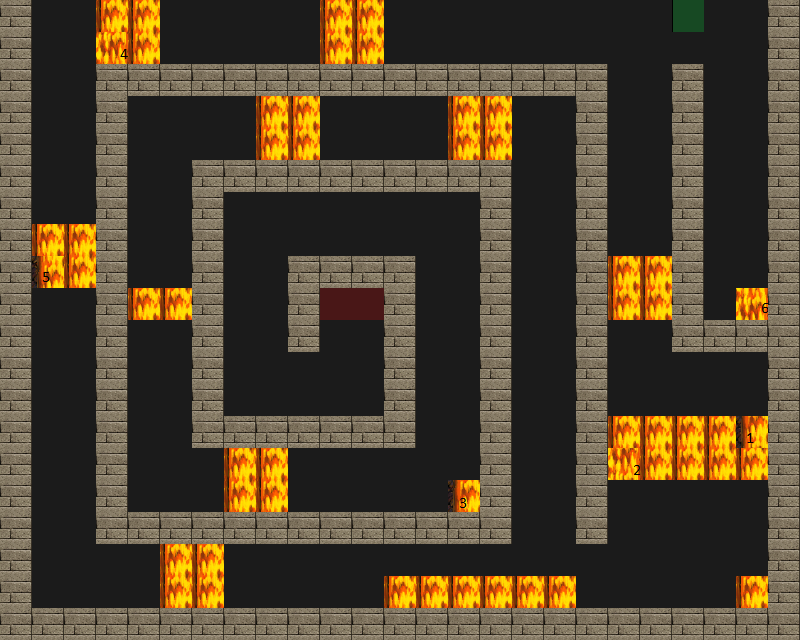

A level layout from a 2D game, rendered from its tile map. Below: a short description, then the map file with its tile-grid data intact:
An orthogonal 25x20 tile map with 32x32 px tiles, 4 tile layers (Road, Trap, Wall, Utility), 4 tilesets.

<map version="1.0" tiledversion="1.1.5" orientation="orthogonal" renderorder="right-down" width="25" height="20" tilewidth="32" tileheight="32" infinite="0" nextobjectid="1">
 <tileset firstgid="1" source="tilesets/meta.tsx" />
 <tileset firstgid="3" source="tilesets/road.tsx" />
 <tileset firstgid="4" source="tilesets/traps.tsx" />
 <tileset firstgid="196" source="tilesets/wallsandroofs.tsx" />
 <layer name="Road" width="25" height="20" locked="1">
  <data encoding="csv">
3,3,3,3,3,3,3,3,3,3,3,3,3,3,3,3,3,3,3,3,3,3,3,3,3,
3,3,3,3,3,3,3,3,3,3,3,3,3,3,3,3,3,3,3,3,3,3,3,3,3,
3,3,3,3,3,3,3,3,3,3,3,3,3,3,3,3,3,3,3,3,3,3,3,3,3,
3,3,3,3,3,3,3,3,3,3,3,3,3,3,3,3,3,3,3,3,3,3,3,3,3,
3,3,3,3,3,3,3,3,3,3,3,3,3,3,3,3,3,3,3,3,3,3,3,3,3,
3,3,3,3,3,3,3,3,3,3,3,3,3,3,3,3,3,3,3,3,3,3,3,3,3,
3,3,3,3,3,3,3,3,3,3,3,3,3,3,3,3,3,3,3,3,3,3,3,3,3,
3,3,3,3,3,3,3,3,3,3,3,3,3,3,3,3,3,3,3,3,3,3,3,3,3,
3,3,3,3,3,3,3,3,3,3,3,3,3,3,3,3,3,3,3,3,3,3,3,3,3,
3,3,3,3,3,3,3,3,3,3,3,3,3,3,3,3,3,3,3,3,3,3,3,3,3,
3,3,3,3,3,3,3,3,3,3,3,3,3,3,3,3,3,3,3,3,3,3,3,3,3,
3,3,3,3,3,3,3,3,3,3,3,3,3,3,3,3,3,3,3,3,3,3,3,3,3,
3,3,3,3,3,3,3,3,3,3,3,3,3,3,3,3,3,3,3,3,3,3,3,3,3,
3,3,3,3,3,3,3,3,3,3,3,3,3,3,3,3,3,3,3,3,3,3,3,3,3,
3,3,3,3,3,3,3,3,3,3,3,3,3,3,3,3,3,3,3,3,3,3,3,3,3,
3,3,3,3,3,3,3,3,3,3,3,3,3,3,3,3,3,3,3,3,3,3,3,3,3,
3,3,3,3,3,3,3,3,3,3,3,3,3,3,3,3,3,3,3,3,3,3,3,3,3,
3,3,3,3,3,3,3,3,3,3,3,3,3,3,3,3,3,3,3,3,3,3,3,3,3,
3,3,3,3,3,3,3,3,3,3,3,3,3,3,3,3,3,3,3,3,3,3,3,3,3,
3,3,3,3,3,3,3,3,3,3,3,3,3,3,3,3,3,3,3,3,3,3,3,3,3
</data>
 </layer>
 <layer name="Trap" width="25" height="20">
  <data encoding="csv">
0,0,0,178,178,0,0,0,0,0,178,178,0,0,0,0,0,0,0,0,0,0,0,0,0,
0,0,0,177,178,0,0,0,0,0,178,178,0,0,0,0,0,0,0,0,0,0,0,0,0,
0,0,0,0,0,0,0,0,0,0,0,0,0,0,0,0,0,0,0,0,0,0,0,0,0,
0,0,0,0,0,0,0,0,178,178,0,0,0,0,178,178,0,0,0,0,0,0,0,0,0,
0,0,0,0,0,0,0,0,178,178,0,0,0,0,178,178,0,0,0,0,0,0,0,0,0,
0,0,0,0,0,0,0,0,0,0,0,0,0,0,0,0,0,0,0,0,0,0,0,0,0,
0,0,0,0,0,0,0,0,0,0,0,0,0,0,0,0,0,0,0,0,0,0,0,0,0,
0,178,178,0,0,0,0,0,0,0,0,0,0,0,0,0,0,0,0,0,0,0,0,0,0,
0,192,178,0,0,0,0,0,0,0,0,0,0,0,0,0,0,0,0,178,178,0,0,0,0,
0,0,0,0,178,178,0,0,0,0,0,0,0,0,0,0,0,0,0,178,178,0,0,193,0,
0,0,0,0,0,0,0,0,0,0,0,0,0,0,0,0,0,0,0,0,0,0,0,0,0,
0,0,0,0,0,0,0,0,0,0,0,0,0,0,0,0,0,0,0,0,0,0,0,0,0,
0,0,0,0,0,0,0,0,0,0,0,0,0,0,0,0,0,0,0,0,0,0,0,0,0,
0,0,0,0,0,0,0,0,0,0,0,0,0,0,0,0,0,0,0,178,178,178,178,160,0,
0,0,0,0,0,0,0,178,178,0,0,0,0,0,0,0,0,0,0,161,178,178,178,178,0,
0,0,0,0,0,0,0,178,178,0,0,0,0,0,176,0,0,0,0,0,0,0,0,0,0,
0,0,0,0,0,0,0,0,0,0,0,0,0,0,0,0,0,0,0,0,0,0,0,0,0,
0,0,0,0,0,178,178,0,0,0,0,0,0,0,0,0,0,0,0,0,0,0,0,0,0,
0,0,0,0,0,178,178,0,0,0,0,0,178,178,178,178,178,178,0,0,0,0,0,178,0,
0,0,0,0,0,0,0,0,0,0,0,0,0,0,0,0,0,0,0,0,0,0,0,0,0
</data>
 </layer>
 <layer name="Wall" width="25" height="20" locked="1">
  <data encoding="csv">
262,0,0,0,0,0,0,0,0,0,0,0,0,0,0,0,0,0,0,0,0,0,0,0,262,
262,0,0,0,0,0,0,0,0,0,0,0,0,0,0,0,0,0,0,0,0,0,0,0,262,
262,0,0,262,262,262,262,262,262,262,262,262,262,262,262,262,262,262,262,0,0,262,0,0,262,
262,0,0,262,0,0,0,0,0,0,0,0,0,0,0,0,0,0,262,0,0,262,0,0,262,
262,0,0,262,0,0,0,0,0,0,0,0,0,0,0,0,0,0,262,0,0,262,0,0,262,
262,0,0,262,0,0,262,262,262,262,262,262,262,262,262,262,0,0,262,0,0,262,0,0,262,
262,0,0,262,0,0,262,0,0,0,0,0,0,0,0,262,0,0,262,0,0,262,0,0,262,
262,0,0,262,0,0,262,0,0,0,0,0,0,0,0,262,0,0,262,0,0,262,0,0,262,
262,0,0,262,0,0,262,0,0,262,262,262,262,0,0,262,0,0,262,0,0,262,0,0,262,
262,0,0,262,0,0,262,0,0,262,0,0,262,0,0,262,0,0,262,0,0,262,0,0,262,
262,0,0,262,0,0,262,0,0,262,0,0,262,0,0,262,0,0,262,0,0,262,262,262,262,
262,0,0,262,0,0,262,0,0,0,0,0,262,0,0,262,0,0,262,0,0,0,0,0,262,
262,0,0,262,0,0,262,0,0,0,0,0,262,0,0,262,0,0,262,0,0,0,0,0,262,
262,0,0,262,0,0,262,262,262,262,262,262,262,0,0,262,0,0,262,0,0,0,0,0,262,
262,0,0,262,0,0,0,0,0,0,0,0,0,0,0,262,0,0,262,0,0,0,0,0,262,
262,0,0,262,0,0,0,0,0,0,0,0,0,0,0,262,0,0,262,0,0,0,0,0,262,
262,0,0,262,262,262,262,262,262,262,262,262,262,262,262,262,0,0,262,0,0,0,0,0,262,
262,0,0,0,0,0,0,0,0,0,0,0,0,0,0,0,0,0,0,0,0,0,0,0,262,
262,0,0,0,0,0,0,0,0,0,0,0,0,0,0,0,0,0,0,0,0,0,0,0,262,
262,262,262,262,262,262,262,262,262,262,262,262,262,262,262,262,262,262,262,262,262,262,262,262,262
</data>
 </layer>
 <layer name="Utility" width="25" height="20">
  <data encoding="csv">
0,0,0,0,0,0,0,0,0,0,0,0,0,0,0,0,0,0,0,0,0,2,0,0,0,
0,0,0,0,0,0,0,0,0,0,0,0,0,0,0,0,0,0,0,0,0,0,0,0,0,
0,0,0,0,0,0,0,0,0,0,0,0,0,0,0,0,0,0,0,0,0,0,0,0,0,
0,0,0,0,0,0,0,0,0,0,0,0,0,0,0,0,0,0,0,0,0,0,0,0,0,
0,0,0,0,0,0,0,0,0,0,0,0,0,0,0,0,0,0,0,0,0,0,0,0,0,
0,0,0,0,0,0,0,0,0,0,0,0,0,0,0,0,0,0,0,0,0,0,0,0,0,
0,0,0,0,0,0,0,0,0,0,0,0,0,0,0,0,0,0,0,0,0,0,0,0,0,
0,0,0,0,0,0,0,0,0,0,0,0,0,0,0,0,0,0,0,0,0,0,0,0,0,
0,0,0,0,0,0,0,0,0,0,0,0,0,0,0,0,0,0,0,0,0,0,0,0,0,
0,0,0,0,0,0,0,0,0,0,1,1,0,0,0,0,0,0,0,0,0,0,0,0,0,
0,0,0,0,0,0,0,0,0,0,0,0,0,0,0,0,0,0,0,0,0,0,0,0,0,
0,0,0,0,0,0,0,0,0,0,0,0,0,0,0,0,0,0,0,0,0,0,0,0,0,
0,0,0,0,0,0,0,0,0,0,0,0,0,0,0,0,0,0,0,0,0,0,0,0,0,
0,0,0,0,0,0,0,0,0,0,0,0,0,0,0,0,0,0,0,0,0,0,0,0,0,
0,0,0,0,0,0,0,0,0,0,0,0,0,0,0,0,0,0,0,0,0,0,0,0,0,
0,0,0,0,0,0,0,0,0,0,0,0,0,0,0,0,0,0,0,0,0,0,0,0,0,
0,0,0,0,0,0,0,0,0,0,0,0,0,0,0,0,0,0,0,0,0,0,0,0,0,
0,0,0,0,0,0,0,0,0,0,0,0,0,0,0,0,0,0,0,0,0,0,0,0,0,
0,0,0,0,0,0,0,0,0,0,0,0,0,0,0,0,0,0,0,0,0,0,0,0,0,
0,0,0,0,0,0,0,0,0,0,0,0,0,0,0,0,0,0,0,0,0,0,0,0,0
</data>
 </layer>
</map>
